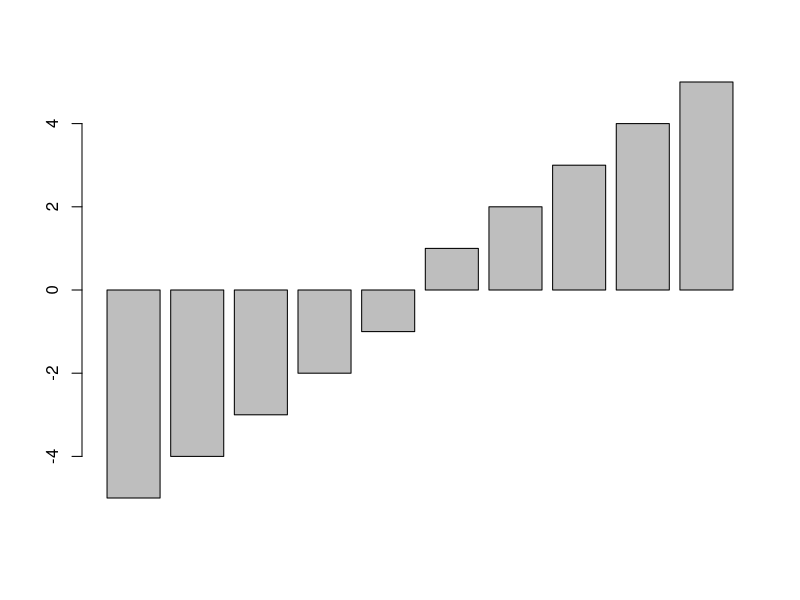
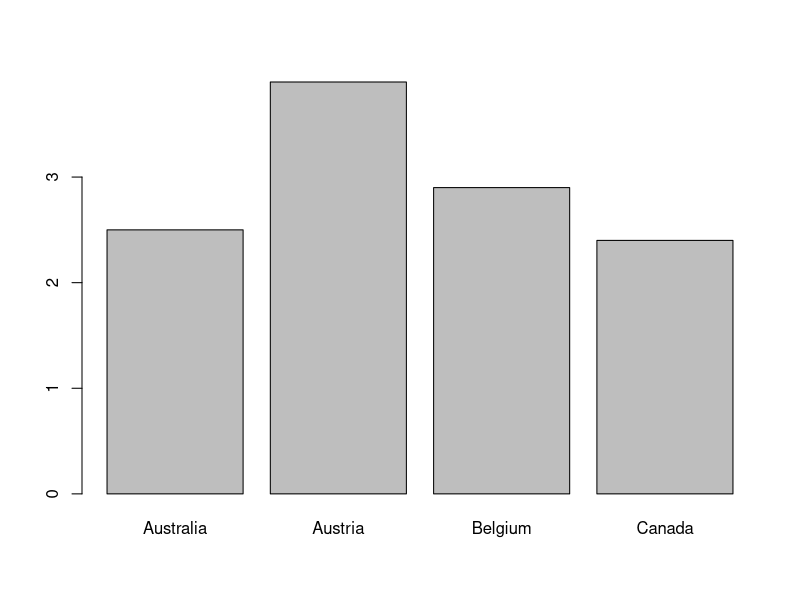

Here is the R script that generated these plots, in order:
##PARTE A: Expressões Aritméticas e Lógicas, Funções no R, Vetores, Gráficos com Vetores

#A.1
sqrt(100000 - 3 * 4.5^4)
sqrt(100-5^3)

#A.2
x<-3
y<-2
z<--5
f <- x^3 - 2*x*(y^2) + 3*z + z^2
print(f)

#A.3
x<- c(F,F,T,T)
y<- c(F,T,F,T)
print(x|y)

x<-TRUE
y<-FALSE
print((x & y) | (! (x & y )))

#A.4
x<-T
y<-F
z<-7
w<-1.5
e <- (x & y) | (sqrt(z/2) <= w)
print(e)

#A.5
x<- seq(-2,1999,by = 5)
y <- x>0
y
w<-!y
w

#A.6
x<-c(1:10)
y<-c(5:15)
intersect(x,y)

#A.7
K<-7381
x<-c(1:K)
divisivel_3 <- x%%3 == 0
nao_divisivel_5 <- x%%5 != 0
length(x[divisivel_3==T & nao_divisivel_5==T])

#A.8
x<- sqrt(seq(11,99,2))
x

#A.9
x<-c(43,25,44,36,37,40,43,40,32)
mean(x)

#A.10
x <- seq(-5,5)
x<- x[x != 0]
barplot(x)

#A.11
x <-c('Australia','Austria','Belgium','Canada')
y <- c(2.5,3.9,2.9,2.4)
names(y)<- x
mean(y)
barplot(y)